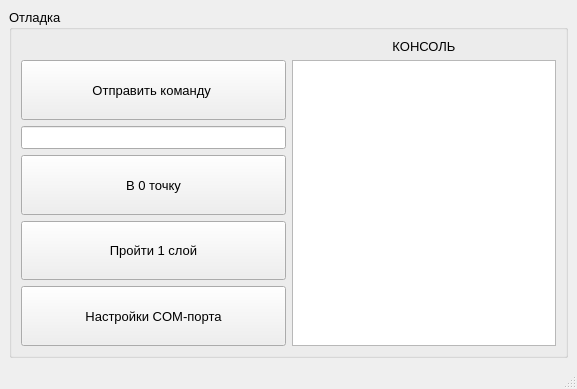
<?xml version="1.0" encoding="UTF-8"?>
<ui version="4.0">
 <class>MainWindow</class>
 <widget class="QMainWindow" name="MainWindow">
  <property name="geometry">
   <rect>
    <x>0</x>
    <y>0</y>
    <width>577</width>
    <height>389</height>
   </rect>
  </property>
  <property name="font">
   <font>
    <family>Segoe UI</family>
    <pointsize>10</pointsize>
    <weight>50</weight>
    <bold>false</bold>
   </font>
  </property>
  <property name="windowTitle">
   <string>MainWindow</string>
  </property>
  <widget class="QWidget" name="centralwidget">
   <layout class="QGridLayout" name="gridLayout_2">
    <item row="0" column="0">
     <widget class="QGroupBox" name="groupBox">
      <property name="title">
       <string>Отладка</string>
      </property>
      <layout class="QGridLayout" name="gridLayout">
       <item row="1" column="1" rowspan="5">
        <widget class="QTextEdit" name="textEdit"/>
       </item>
       <item row="0" column="1">
        <widget class="QLabel" name="label">
         <property name="text">
          <string>КОНСОЛЬ</string>
         </property>
         <property name="alignment">
          <set>Qt::AlignCenter</set>
         </property>
        </widget>
       </item>
       <item row="1" column="0">
        <widget class="QPushButton" name="pushButton">
         <property name="sizePolicy">
          <sizepolicy hsizetype="Minimum" vsizetype="Expanding">
           <horstretch>0</horstretch>
           <verstretch>0</verstretch>
          </sizepolicy>
         </property>
         <property name="text">
          <string>Отправить команду </string>
         </property>
        </widget>
       </item>
       <item row="5" column="0">
        <widget class="QPushButton" name="settings_button">
         <property name="sizePolicy">
          <sizepolicy hsizetype="Minimum" vsizetype="Expanding">
           <horstretch>0</horstretch>
           <verstretch>0</verstretch>
          </sizepolicy>
         </property>
         <property name="text">
          <string>Настройки COM-порта</string>
         </property>
        </widget>
       </item>
       <item row="3" column="0">
        <widget class="QPushButton" name="pushButton_2">
         <property name="sizePolicy">
          <sizepolicy hsizetype="Minimum" vsizetype="Expanding">
           <horstretch>0</horstretch>
           <verstretch>0</verstretch>
          </sizepolicy>
         </property>
         <property name="text">
          <string>В 0 точку</string>
         </property>
        </widget>
       </item>
       <item row="4" column="0">
        <widget class="QPushButton" name="pushButton_4">
         <property name="sizePolicy">
          <sizepolicy hsizetype="Minimum" vsizetype="Expanding">
           <horstretch>0</horstretch>
           <verstretch>0</verstretch>
          </sizepolicy>
         </property>
         <property name="text">
          <string>Пройти 1 слой</string>
         </property>
        </widget>
       </item>
       <item row="2" column="0">
        <widget class="QLineEdit" name="lineEdit"/>
       </item>
      </layout>
     </widget>
    </item>
   </layout>
  </widget>
  <widget class="QMenuBar" name="menubar">
   <property name="geometry">
    <rect>
     <x>0</x>
     <y>0</y>
     <width>577</width>
     <height>23</height>
    </rect>
   </property>
  </widget>
  <widget class="QStatusBar" name="statusbar"/>
 </widget>
 <resources/>
 <connections/>
</ui>
